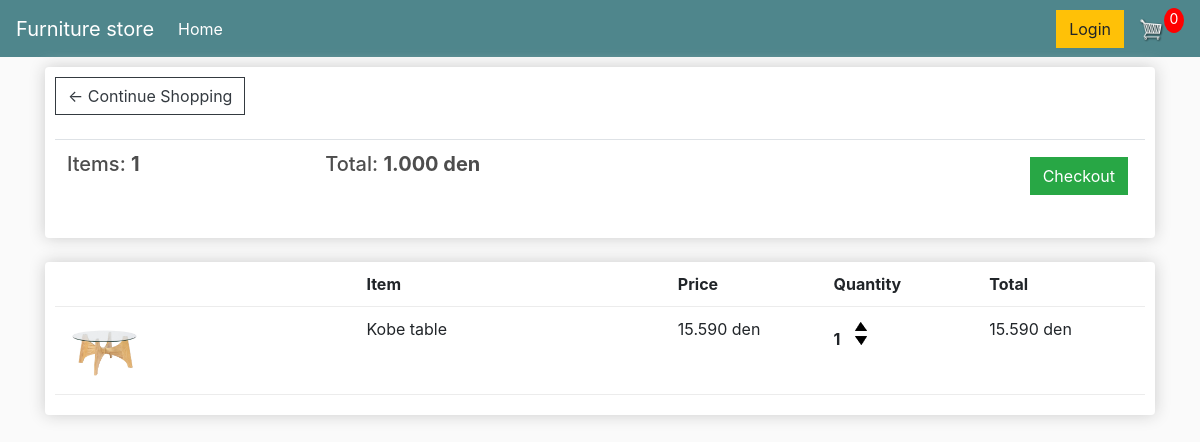
The app's page /cart/ (signed in) with its own data.
### store/models.py (models this page shows, shortened)
class Order(models.Model):
    customer = models.ForeignKey(Customer, on_delete=models.SET_NULL,blank=True,null=True)
    date_ordered = models.DateTimeField(auto_now_add=True)
    complete = models.BooleanField(default=False,null=True,blank=True)
    transaction_id = models.CharField(max_length=200, null=True)
    def get_cart_items(self):
        orderitems = self.orderitem_set.all()
        total = sum([item.quantity for item in orderitems ])
        return total

class OrderItem(models.Model):
    product = models.ForeignKey(Product, on_delete=models.SET_NULL,blank=True,null=True)
    order = models.ForeignKey(Order, on_delete=models.SET_NULL,blank=True,null=True)
    quantity = models.IntegerField(default=0,null=True,blank=True)
    date_added = models.DateTimeField(auto_now_add=True)
    @property
    def get_total(self):
        total = self.product.price * self.quantity
        return total

class Product(models.Model):
    name = models.CharField(max_length=200, null=True)
    price = models.FloatField()
    digital = models.BooleanField(default=False,null=True,blank=False)
    image = models.ImageField(null=True,blank=True)
    @property
    def imageURL(self):
        try:
            url = self.image.url
        except:
            url = ''
        return url

### store/views.py (the view)
# urls.py: path('cart/', views.cart, name="cart"),
def cart(request):
    if request.user.is_authenticated:
        customer = request.user.customer
        order, created = Order.objects.get_or_create(customer=customer,complete=False)
        items = order.orderitem_set.all()
    else:
        items = []
        order = {'get_cart_total':0,'get_car_items':0}
    context = {'items':items, 'order':order}
    return render(request, 'store/cart.html', context)

### store/templates/store/cart.html (shortened to what this page needs)
<!DOCTYPE html>
{% extends 'store/main.html' %}
{% load static %}
{% block content %}
<html lang="en">
<head>
</head>
<body>
    <div class="row">
		<div class="col-lg-12">
			<div class="box-element">
				<a  class="btn btn-outline-dark" href="{% url 'store' %}">&#x2190; Continue Shopping</a>
				<br>
				<br>
				<table class="table">
					<tr>
						<th><h5>Items: <strong>{{ order.get_cart_items }}</strong></h5></th>
						<th><h5>Total: <strong> {{ order.get_cart_items | floatformat:3}} den</strong></h5></th>
						<th>
							<a  style="float:right; margin:5px;" class="btn btn-success" href="{% url 'checkout' %}">Checkout</a>
						</th>
					</tr>
				</table>
			</div>
			<br>
			<div class="box-element">
				<div class="cart-row">
					<div style="flex:2"></div>
					<div style="flex:2"><strong>Item</strong></div>
					<div style="flex:1"><strong>Price</strong></div>
					<div style="flex:1"><strong>Quantity</strong></div>
					<div style="flex:1"><strong>Total</strong></div>
				</div>
                {% for item in items %}
				<div class="cart-row">
					<div style="flex:2"><img class="row-image" src="{{ item.product.imageURL }}"></div>
					<div style="flex:2"><p>{{ item.product.name }}</p></div>
					<div style="flex:1"><p>{{ item.product.price|floatformat:3 }} den</p></div>
					<div style="flex:1">
						<p class="quantity">{{ item.quantity }}</p>
						<div class="quantity">
							<img class="chg-quantity" src="{% static  'images/arrow-up.png' %}">
							<img class="chg-quantity" src="{% static  'images/arrow-down.png' %}">
						</div>
					</div>
					<div style="flex:1"><p>{{ item.get_total|floatformat:3 }} den</p></div>
				</div>
                {% endfor %}
			</div>
		</div>
	</div>
{% endblock content %}

### static/css/main.css (style rules this page uses)
body { background-color: hsl(0, 0%, 98%); }
h1,h2,h3,h4,h5,h6 { color:hsl(0, 0%, 30%); }
.box-element { box-shadow:hsl(0, 0%, 80%) 0 0 16px; background-color: #fff; border-radius: 4px; padding: 10px; }
.col-lg-4, .col-lg-6, .col-lg-8, .col-lg-12 { margin-top: 10px; }
.btn { border-radius: 0; }
.row-image { width: 100px; }
.cart-row { display: flex; align-items: stretch; padding-bottom: 10px; margin-bottom: 10px; border-bottom: 1px solid #ececec; }
.quantity { display: inline-block; font-weight: 700; padding-right:10px; }
.chg-quantity { width: 12px; cursor: pointer; display: block; margin-top: 5px; transition:.1s; }

### records on screen
Order: get_cart_items "1", get_cart_items "1.000"
OrderItem: product.imageURL (picture), product.name "Kobe table", product.price "15.590", quantity "1", get_total "15.590"
